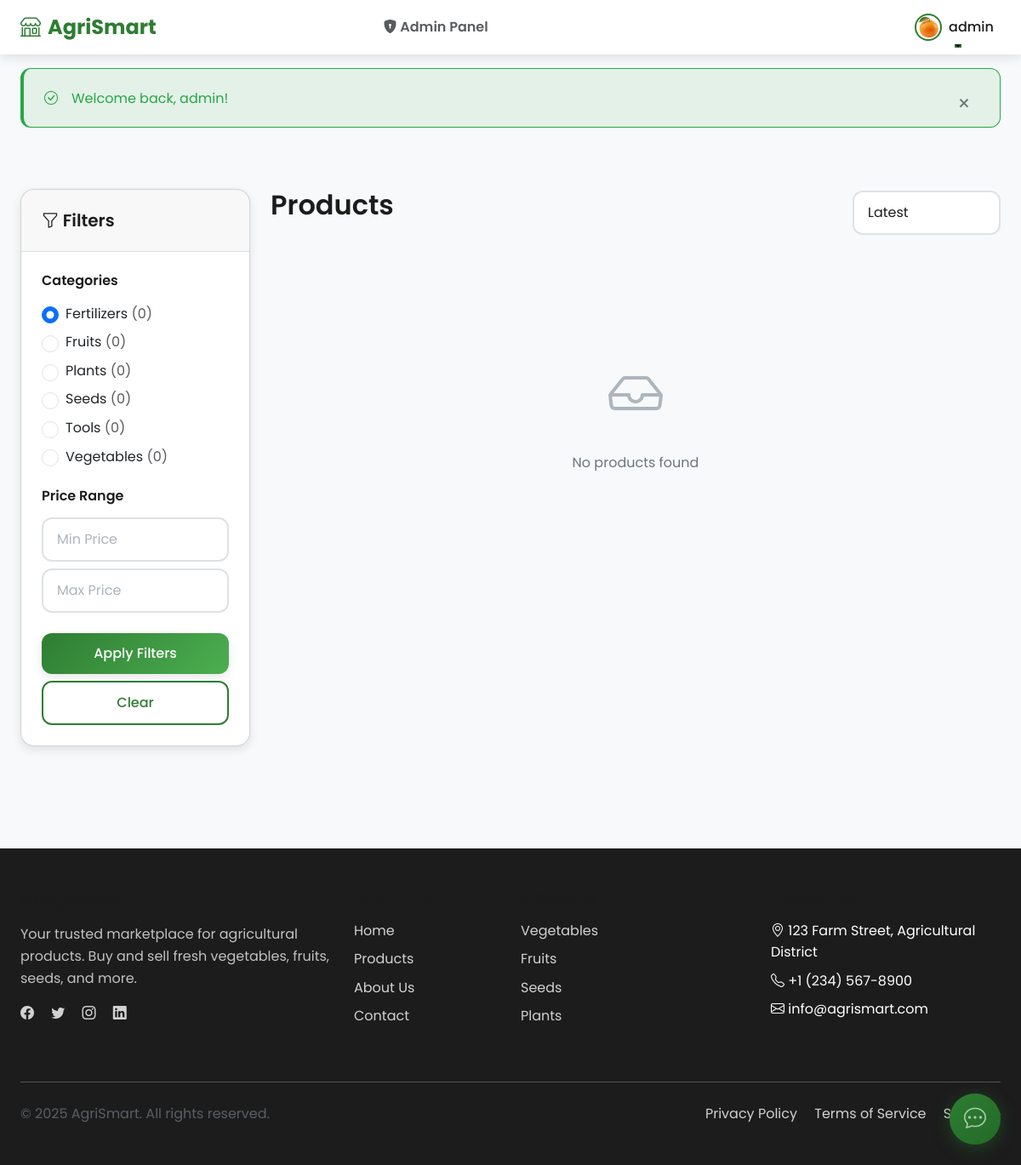
The app's page /public/products?category=6 (signed in) with its own data.
### tables this page shows
CREATE TABLE categories (
    id INT AUTO_INCREMENT PRIMARY KEY,
    name VARCHAR(100) NOT NULL UNIQUE,
    slug VARCHAR(100) NOT NULL UNIQUE,
    description TEXT,
    icon VARCHAR(50),
    image VARCHAR(255),
    is_active TINYINT(1) DEFAULT 1,
    created_at TIMESTAMP DEFAULT CURRENT_TIMESTAMP,
    updated_at TIMESTAMP DEFAULT CURRENT_TIMESTAMP ON UPDATE CURRENT_TIMESTAMP,
    INDEX idx_slug (slug),
    INDEX idx_active (is_active)
);

### app/controllers/ProductController.php (called while the page is built, shortened)
<?php
class ProductController {
    private $productModel;
    public function __construct() {
        $this->productModel = new Product();
    }
    public function index() {
        $page = $_GET['page'] ?? 1;
        $perPage = 12;
        $filters = [
            'category_id' => !empty($_GET['category']) ? $_GET['category'] : null,
            'search' => !empty($_GET['search']) ? $_GET['search'] : null,
            'min_price' => !empty($_GET['min_price']) ? $_GET['min_price'] : null,
            'max_price' => !empty($_GET['max_price']) ? $_GET['max_price'] : null,
            'sort' => $_GET['sort'] ?? 'latest'
        ];
        $products = $this->productModel->getAll($page, $perPage, $filters);
        $categories = $this->productModel->getCategories();
        require_once APP_PATH . '/views/products/index.php';
    }
}

### public/index.php (called while the page is built, shortened)
<?php
spl_autoload_register(function ($class) {
    $paths = [
        APP_PATH . '/controllers/',
        APP_PATH . '/models/',
        APP_PATH . '/middlewares/',
        APP_PATH . '/helpers/',
        APP_PATH . '/config/'
    ];
    foreach ($paths as $path) {
        $file = $path . $class . '.php';
        if (file_exists($file)) {
            return;
        }
    }
});
require_once APP_PATH . '/helpers/Security.php';
$route = $_GET['route'] ?? '';
$route = trim($route, '/');
$parts = $route ? explode('/', $route) : [];
$controller = $parts[0] ?? 'home';
$action = $parts[1] ?? 'index';
$params = array_slice($parts, 2);
$routeKey = $route;
if (isset($routes[$routeKey])) {
    $actionName = $routes[$routeKey]['action'];
} else {
    $controllerName = ucfirst($controller) . 'Controller';
    $actionName = $action;
}
try {
    $controllerInstance = new $controllerName();
    call_user_func_array([$controllerInstance, $actionName], $params);
} catch (Exception $e) {
    error_log("Application Error: " . $e->getMessage());
    http_response_code(500);
    require_once APP_PATH . '/views/errors/500.php';
    exit;
}

### app/config/database.php (called while the page is built, shortened)
<?php
class Database {
    private static $instance = null;
    private $connection;
    private function __construct() {
        try {
            $dsn = "mysql:host=" . self::HOST . ";dbname=" . self::DB_NAME . ";charset=utf8mb4";
            $options = [
                PDO::ATTR_ERRMODE => PDO::ERRMODE_EXCEPTION,
                PDO::ATTR_DEFAULT_FETCH_MODE => PDO::FETCH_ASSOC,
                PDO::ATTR_EMULATE_PREPARES => false,
                PDO::ATTR_PERSISTENT => false,
                PDO::MYSQL_ATTR_INIT_COMMAND => "SET NAMES utf8mb4"
            ];
            $this->connection = new PDO($dsn, self::USERNAME, self::PASSWORD, $options);
        } catch (PDOException $e) {
            die("Database Connection Failed: " . $e->getMessage());
        }
    }
    public static function getInstance() {
        if (self::$instance === null) {
            self::$instance = new self();
        }
        return self::$instance;
    }
    public function getConnection() {
        return $this->connection;
    }
}

### app/models/Product.php (called while the page is built, shortened)
<?php
class Product {
    private $db;
    public function __construct() {
        $this->db = Database::getInstance()->getConnection();
    }
    public function getCategories() {
        try {
            $sql = "SELECT c.*, COUNT(p.id) as products_count
                    FROM categories c
                    LEFT JOIN products p ON c.id = p.category_id AND p.is_active = 1
                    WHERE c.is_active = 1
                    GROUP BY c.id
                    ORDER BY c.name ASC";
            $stmt = $this->db->prepare($sql);
            $stmt->execute();
            return $stmt->fetchAll();
        } catch (PDOException $e) {
            error_log("Product getCategories error: " . $e->getMessage());
            return [];
        }
    }
}

### app/helpers/Security.php (called while the page is built, shortened)
<?php
class Security {
    public static function escape($data) {
        return htmlspecialchars($data, ENT_QUOTES, 'UTF-8');
    }
}

### app/views/products/index.php (the view, shortened to what this page needs)
<?php
require_once APP_PATH . '/views/layouts/header.php';
?>
<div class="container py-5">
    <div class="row">
        <div class="col-md-3 mb-4">
            <div class="card">
                <div class="card-header">
                    <h5 class="mb-0"><i class="bi bi-funnel"></i> Filters</h5>
                </div>
                <div class="card-body">
                    <form method="GET" action="<?php echo BASE_URL; ?>/products">
                        <div class="mb-4">
                            <h6 class="mb-3">Categories</h6>
                            <?php foreach ($categories as $cat): ?>
                            <div class="form-check mb-2">
                                <input type="radio" class="form-check-input" name="category"
                                       value="<?php echo $cat['id']; ?>"
                                       id="cat<?php echo $cat['id']; ?>"
                                       <?php echo (($_GET['category'] ?? '') == $cat['id']) ? 'checked' : ''; ?>>
                                <label class="form-check-label" for="cat<?php echo $cat['id']; ?>">
                                    <?php echo Security::escape($cat['name']); ?>
                                    <span class="text-muted">(<?php echo $cat['products_count']; ?>)</span>
                                </label>
                            </div>
                            <?php endforeach; ?>
                        </div>
                        <div class="mb-4">
                            <h6 class="mb-3">Price Range</h6>
                            <input type="number" class="form-control mb-2" name="min_price"
                                   placeholder="Min Price" value="<?php echo $_GET['min_price'] ?? ''; ?>">
                            <input type="number" class="form-control" name="max_price"
                                   placeholder="Max Price" value="<?php echo $_GET['max_price'] ?? ''; ?>">
                        </div>
                        <button type="submit" class="btn btn-primary w-100">Apply Filters</button>
                        <a href="<?php echo BASE_URL; ?>/products" class="btn btn-outline w-100 mt-2">Clear</a>
                    </form>
                </div>
            </div>
        </div>
        <div class="col-md-9">
            <div class="d-flex justify-content-between align-items-center mb-4">
                <h2>Products</h2>
                <div class="d-flex gap-2">
                    <select class="form-control" id="sortSelect" style="width: auto;">
                        <option value="latest" <?php echo (($_GET['sort'] ?? 'latest') === 'latest') ? 'selected' : ''; ?>>Latest</option>
                    </select>
                </div>
            </div>
            <div class="product-grid">
            </div>
            <?php if (empty($products['data'])): ?>
            <div class="text-center py-5">
                <i class="bi bi-inbox" style="font-size: 4rem; color: var(--text-light);"></i>
                <p class="text-secondary mt-3">No products found</p>
            </div>
            <?php endif; ?>
        </div>
    </div>
</div>
<?php require_once APP_PATH . '/views/layouts/footer.php'; ?>

### public/assets/css/style.css (style rules this page uses)
:root { --primary: #2E7D32; --primary-dark: #1B5E20; --primary-light: #4CAF50; --secondary: #81C784; --accent: #FFD54F; --accent-dark: #FFC107; --background: #F8F9FA; --surface: #FFFFFF; --text-primary: #1C1C1C; --text-secondary: #6C757D; --text-light: #ADB5BD; --border: #DEE2E6; --success: #28A745; --info: #17A2B8; --warning: #FFC107; --danger: #DC3545; --shadow-sm: 0 2px 4px rgba(0,0,0,0.08); --shadow-md: 0 4px 12px rgba(0,0,0,0.1); --shadow-lg: 0 10px 30px rgba(0,0,0,0.15); --shadow-xl: 0 20px 50px rgba(0,0,0,0.2); --radius-sm: 8px; --radius-md: 12px; --radius-lg: 16px; --radius-xl: 24px; --transition-fast: 0.2s ease; --transition-base: 0.3s ease; --transition-slow: 0.5s ease; --spacing-xs: 0.25rem; --spacing-sm: 0.5rem; --spacing-md: 1rem; --spacing-lg: 1.5rem; --spacing-xl: 2rem; --spacing-2xl: 3rem; }
* { margin: 0; padding: 0; box-sizing: border-box; }
html { font-size: 16px; scroll-behavior: smooth; }
body { font-family: 'Poppins', -apple-system, BlinkMacSystemFont, 'Segoe UI', Roboto, sans-serif; color: var(--text-primary); background-color: var(--background); line-height: 1.6; -webkit-font-smoothing: antialiased; -moz-osx-font-smoothing: grayscale; }
h1, h2, h3, h4, h5, h6 { font-weight: 600; line-height: 1.2; margin-bottom: var(--spacing-md); color: var(--text-primary); }
h2 { font-size: 2rem; }
h5 { font-size: 1.25rem; }
h6 { font-size: 1rem; }
p { margin-bottom: var(--spacing-md); color: var(--text-secondary); }
a { color: var(--primary); text-decoration: none; transition: var(--transition-fast); }
.container { width: 100%; max-width: 1200px; margin: 0 auto; padding: 0 var(--spacing-lg); }
.text-center { text-align: center; }
.mt-2 { margin-top: var(--spacing-md); }
.mt-3 { margin-top: var(--spacing-lg); }
.mb-2 { margin-bottom: var(--spacing-md); }
.mb-3 { margin-bottom: var(--spacing-lg); }
.mb-4 { margin-bottom: var(--spacing-xl); }
.py-5 { padding-top: var(--spacing-2xl); padding-bottom: var(--spacing-2xl); }
.btn { display: inline-flex; align-items: center; justify-content: center; gap: var(--spacing-sm); padding: 0.75rem 1.5rem; font-size: 1rem; font-weight: 500; font-family: inherit; border: none; border-radius: var(--radius-md); cursor: pointer; transition: all var(--transition-base); text-decoration: none; white-space: nowrap; position: relative; overflow: hidden; }
.btn::before { content: ''; position: absolute; top: 50%; left: 50%; width: 0; height: 0; border-radius: 50%; background: rgba(255, 255, 255, 0.3); transform: translate(-50%, -50%); transition: width 0.6s, height 0.6s; }
.btn-primary { background: linear-gradient(135deg, var(--primary) 0%, var(--primary-light) 100%); color: white; box-shadow: var(--shadow-md); }
.btn-outline { background: transparent; color: var(--primary); border: 2px solid var(--primary); }
.card { background: var(--surface); border-radius: var(--radius-lg); box-shadow: var(--shadow-md); overflow: hidden; transition: all var(--transition-base); height: 100%; }
.card-header { padding: var(--spacing-lg); border-bottom: 1px solid var(--border); font-weight: 600; }
.card-body { padding: var(--spacing-lg); }
.form-control { width: 100%; padding: 0.75rem 1rem; font-size: 1rem; font-family: inherit; border: 2px solid var(--border); border-radius: var(--radius-md); background: var(--surface); color: var(--text-primary); transition: all var(--transition-fast); }
.form-control::placeholder { color: var(--text-light); }
.form-check { display: flex; align-items: center; gap: var(--spacing-sm); margin-bottom: var(--spacing-sm); }
.form-check-input { width: 1.25rem; height: 1.25rem; cursor: pointer; }
.product-grid { display: grid; grid-template-columns: repeat(auto-fill, minmax(280px, 1fr)); gap: var(--spacing-xl); padding: var(--spacing-xl) 0; }

### records on screen
categories: category "☑ Fertilizers (0)", name "Fertilizers", products_count "0"
categories: category "☐ Fruits (0)", name "Fruits", products_count "0"
categories: category "☐ Plants (0)", name "Plants", products_count "0"
categories: category "☐ Seeds (0)", name "Seeds", products_count "0"
categories: category "☐ Tools (0)", name "Tools", products_count "0"
categories: category "☐ Vegetables (0)", name "Vegetables", products_count "0"

### other values on screen
Security::escape($user['full_name']) "admin"
Security::escape($_SESSION['success']) "Welcome back, admin!"
